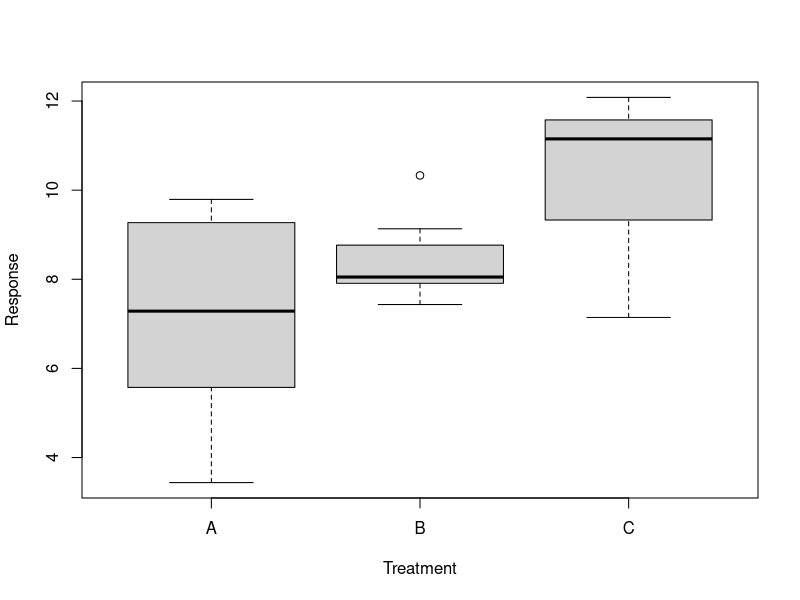
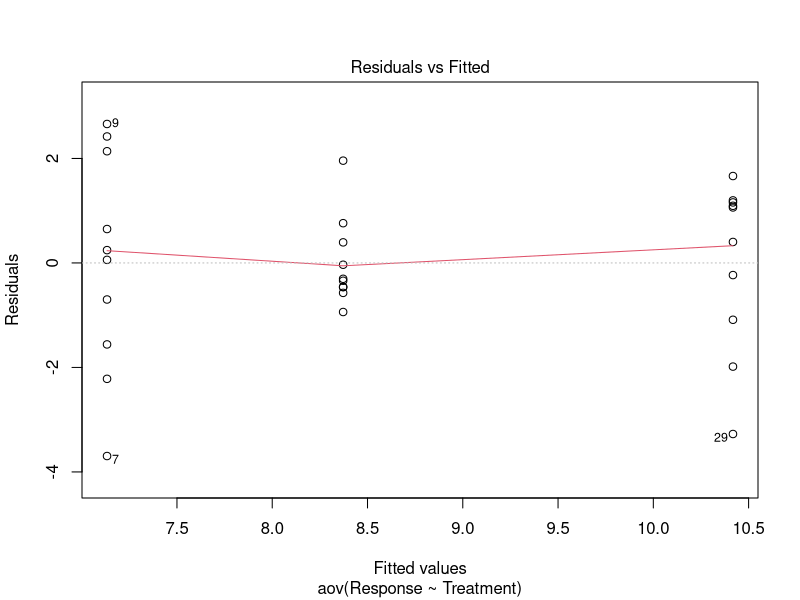
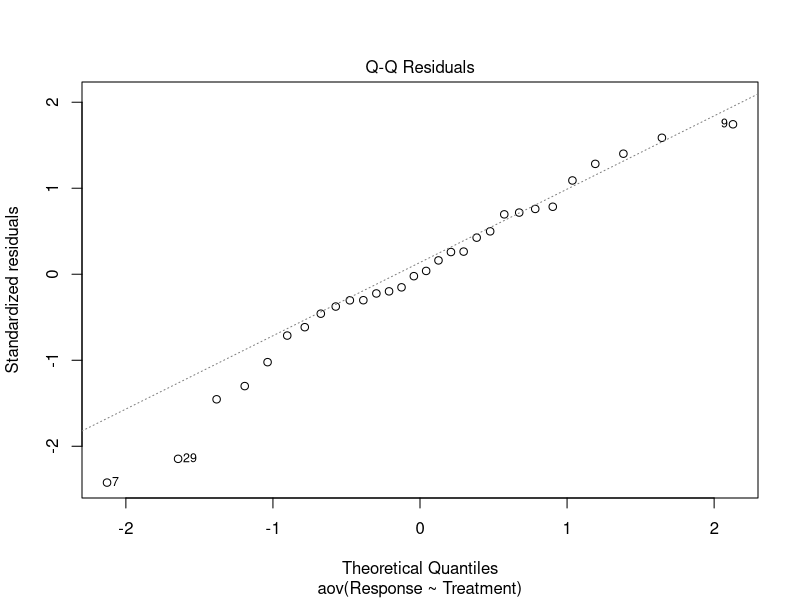
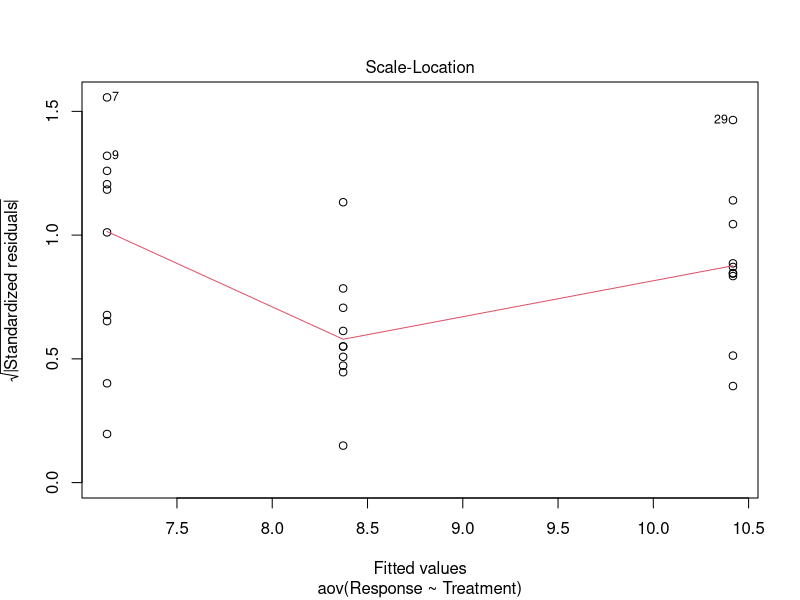
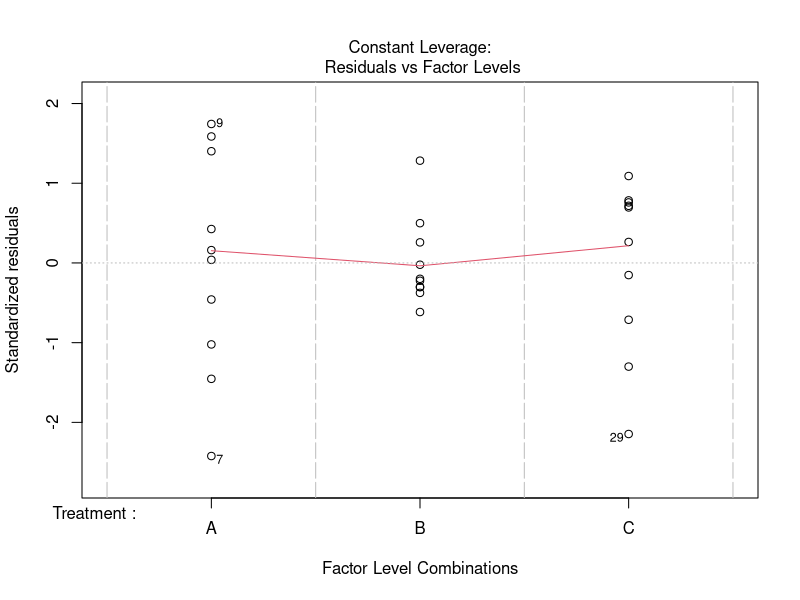

These figures' R source, in order:

#create three vectors
set.seed(4)
treatA <-rnorm(10,6,2)
treatB <-rnorm(10,8,2)
treatC <- rnorm(10,9,2)
dataset <- data.frame(Treatment=c(rep("A", 10), rep("B", 10), rep("C", 10)), Replicate=c(rep(1:10,3)),
                                  Response=c(treatA, treatB, treatC))



treat.mean <- tapply(dataset$Response, dataset$Treatment, mean)                      

dataset$treat.mean[dataset$Treatment=="A"] <- treat.mean["A"]
dataset$treat.mean[dataset$Treatment=="B"] <- treat.mean["B"]
dataset$treat.mean[dataset$Treatment=="C"] <- treat.mean["C"]

dataset$dev.within <- dataset$Response -dataset$treat.mean
SS_within = sum((dataset$dev.within)^2)

dataset.aov=aov(Response ~ Treatment, dataset)
summary(dataset.aov)

boxplot(Response~Treatment,data=dataset)
par(mfrow=c(1,1))
plot(dataset.aov)

